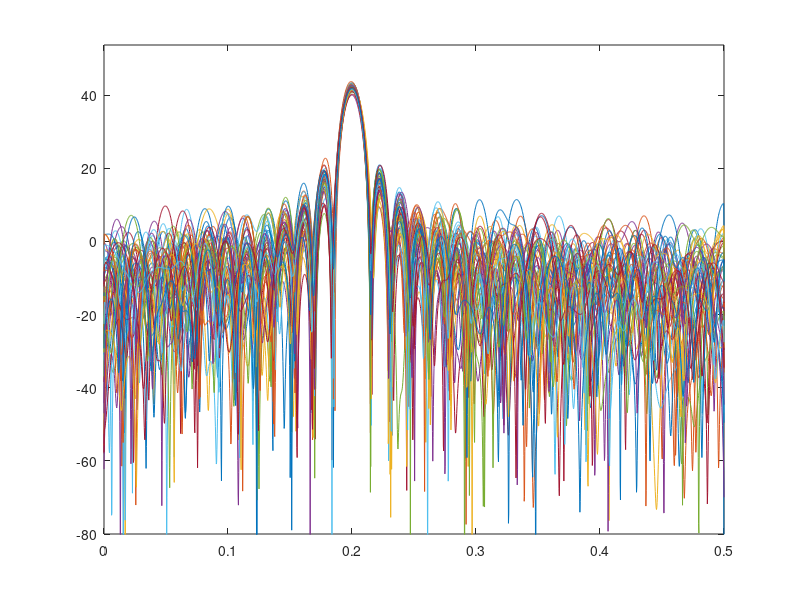
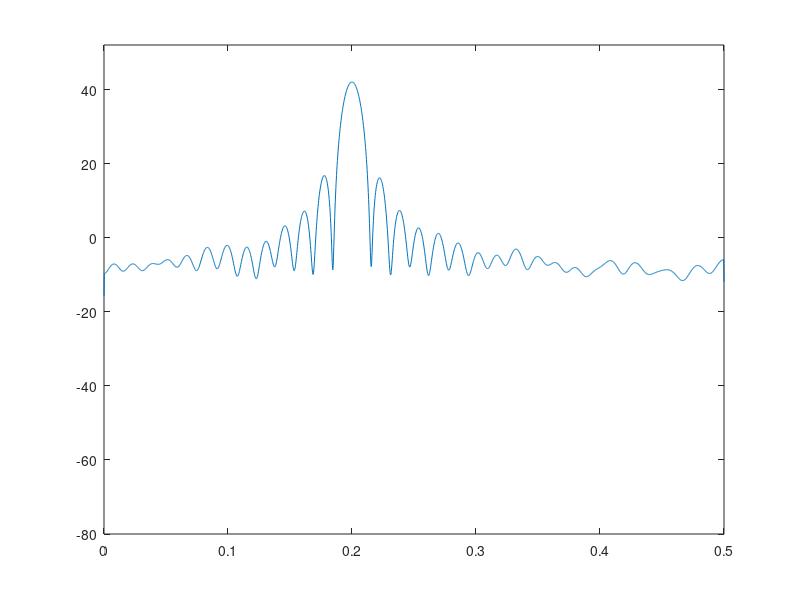
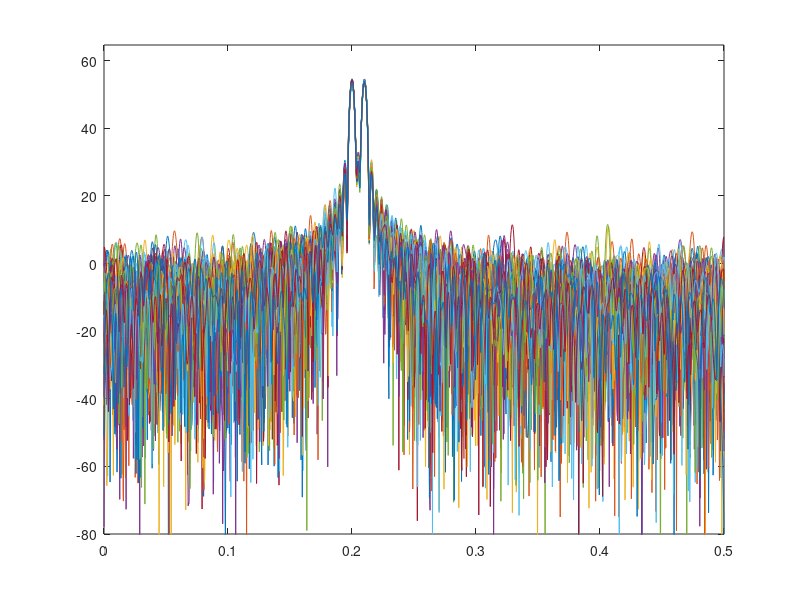
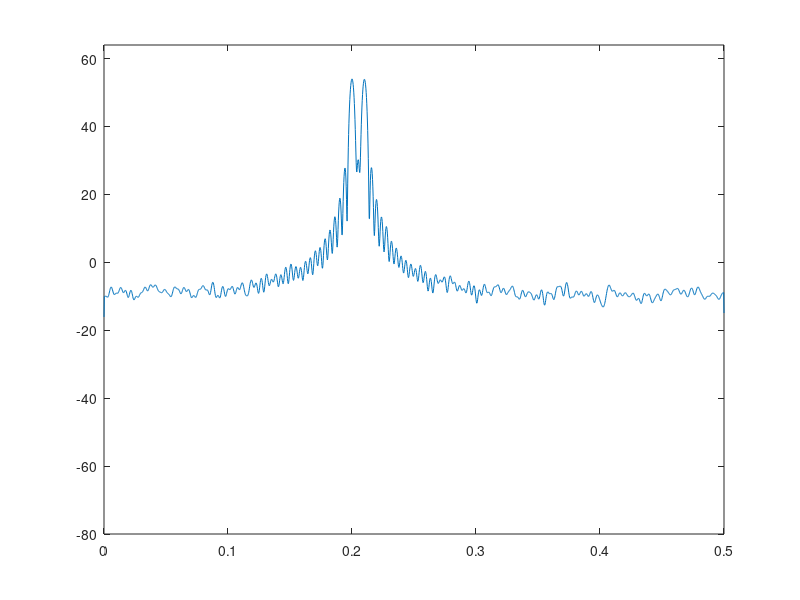

The MATLAB script that drew these images, in order:
% Periodogram Examples


%% Random phase sinusoid in the white noise
clc
close all;
clear;

fs=25e2; % Sampling frequency
Ts=1/fs; % Samplig period
f0=0.2*fs; % The frequency of the signal

N=64; % Number of samples in the signal
t=0:Ts:(N-1)*Ts; % The time vector


% Generating 50 sample signals and their periodograms
for k=1:50
    phi= -pi + 2*pi.*rand(1,1);
    x(k,:)=5*sin(2*pi*f0*t+phi)+randn(1,N);
    [X(k,:),w]=periodogram(x(k,:),[],2^12);
end
X_ave=mean(X);

% Overlay of the periodograms
X_dB=20*log10(X');
figure;plot(w/(2*pi),X_dB)
axis([0 1/2 -80 10+max(max(X_dB))])

% Average of the periodograms
X_ave_dB=20*log10(X_ave);
figure;plot(w/(2*pi),X_ave_dB)
axis([0 1/2 -80 10+max(X_ave_dB)])

%% Two random phase sinusoid in the white noise

clc
clear all;

fs=25e2; % Sampling frequency
Ts=1/fs; % Samplig period
f0=0.2*fs; % The frequency of the first sinusoid
f1=0.21*fs; % The frequency of the second sinusoid

N=256; % Number of samples in the signal
t=0:Ts:(N-1)*Ts; % The time vector


% Generating 50 sample signals and their periodograms
for k=1:50
    phi= -pi + 2*pi.*rand(1,1);
    x(k,:)=5*sin(2*pi*f0*t+phi)+5*sin(2*pi*f1*t+phi)+randn(1,N);
    [X(k,:),w]=periodogram(x(k,:),[],2^12);
end
X_ave=mean(X);

% Overlay of the periodograms
X_dB=20*log10(X');
figure;plot(w/(2*pi),X_dB)
axis([0 1/2 -80 10+max(max(X_dB))])

% Average of the periodograms
X_ave_dB=20*log10(X_ave);
figure;plot(w/(2*pi),X_ave_dB)
axis([0 1/2 -80 10+max(X_ave_dB)])

%% Periodogram of the white noise
clc
clear all;

fs=25e2; % Sampling frequency
Ts=1/fs; % Samplig period
f0=0.2*fs; % The frequency of the first sinusoid
f1=0.21*fs; % The frequency of the second sinusoid

N=256; % Number of samples in the signal
t=0:Ts:(N-1)*Ts; % The time vector


% Generating 50 sample signals and their periodograms
for k=1:50
    x(k,:)=randn(1,N);
    [X(k,:),w]=periodogram(x(k,:),[],2^12);
end
X_ave=mean(X);

% Overlay of the periodograms
X_dB=20*log10(X');
figure;plot(w/(2*pi),X_dB)
axis([0 1/2 -80 10+max(max(X_dB))])

% Average of the periodograms
X_ave_dB=20*log10(X_ave);
figure;plot(w/(2*pi),X_ave_dB)
axis([0 1/2 -80 10+max(X_ave_dB)])
